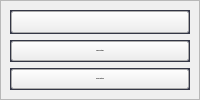
         <widget class="QWidget" name="settingsPage">
          <layout class="QHBoxLayout" name="horizontalLayout_8">
           <property name="spacing">
            <number>0</number>
           </property>
           <property name="leftMargin">
            <number>0</number>
           </property>
           <property name="topMargin">
            <number>0</number>
           </property>
           <property name="rightMargin">
            <number>0</number>
           </property>
           <property name="bottomMargin">
            <number>0</number>
           </property>
           <item>
            <widget class="QFrame" name="settingsPageFrame">
             <property name="styleSheet">
              <string notr="true"/>
             </property>
             <property name="frameShape">
              <enum>QFrame::Shape::StyledPanel</enum>
             </property>
             <property name="frameShadow">
              <enum>QFrame::Shadow::Raised</enum>
             </property>
             <layout class="QVBoxLayout" name="verticalLayout_5">
              <item>
               <widget class="QFrame" name="settingsPageControllerSettingsFrame">
                <property name="styleSheet">
                 <string notr="true">QFrame{
	background-color: #44475A;
}
</string>
                </property>
                <property name="frameShape">
                 <enum>QFrame::Shape::StyledPanel</enum>
                </property>
                <property name="frameShadow">
                 <enum>QFrame::Shadow::Raised</enum>
                </property>
                <layout class="QHBoxLayout" name="horizontalLayout_19">
                 <property name="spacing">
                  <number>0</number>
                 </property>
                 <property name="leftMargin">
                  <number>0</number>
                 </property>
                 <property name="topMargin">
                  <number>0</number>
                 </property>
                 <property name="rightMargin">
                  <number>0</number>
                 </property>
                 <property name="bottomMargin">
                  <number>0</number>
                 </property>
                 <item>
                  <widget class="QPushButton" name="controllerSettingsButton">
                   <property name="sizePolicy">
                    <sizepolicy hsizetype="Minimum" vsizetype="Expanding">
                     <horstretch>0</horstretch>
                     <verstretch>0</verstretch>
                    </sizepolicy>
                   </property>
                   <property name="styleSheet">
                    <string notr="true">QPushButton{
	image: url(:/controllerImage/Xbox Series Button Icons and Controls/Xbox Series Button Icons and Controls/Control Screen/Solid/Control Solid Inv 4k.png);
}
</string>
                   </property>
                   <property name="text">
                    <string/>
                   </property>
                  </widget>
                 </item>
                </layout>
               </widget>
              </item>
              <item>
               <widget class="QFrame" name="settingsPageCameraSettingsFrame">
                <property name="styleSheet">
                 <string notr="true">QFrame{
	background-color: #44475A;
}
</string>
                </property>
                <property name="frameShape">
                 <enum>QFrame::Shape::StyledPanel</enum>
                </property>
                <property name="frameShadow">
                 <enum>QFrame::Shadow::Raised</enum>
                </property>
                <layout class="QHBoxLayout" name="horizontalLayout_75">
                 <property name="spacing">
                  <number>0</number>
                 </property>
                 <property name="leftMargin">
                  <number>0</number>
                 </property>
                 <property name="topMargin">
                  <number>0</number>
                 </property>
                 <property name="rightMargin">
                  <number>0</number>
                 </property>
                 <property name="bottomMargin">
                  <number>0</number>
                 </property>
                 <item>
                  <widget class="QPushButton" name="cameraSettingsButton">
                   <property name="sizePolicy">
                    <sizepolicy hsizetype="Minimum" vsizetype="Expanding">
                     <horstretch>0</horstretch>
                     <verstretch>0</verstretch>
                    </sizepolicy>
                   </property>
                   <property name="font">
                    <font>
                     <pointsize>-1</pointsize>
                     <bold>true</bold>
                    </font>
                   </property>
                   <property name="text">
                    <string>Camera Settings</string>
                   </property>
                  </widget>
                 </item>
                </layout>
               </widget>
              </item>
              <item>
               <widget class="QFrame" name="settingsPageGeneralSettingsFrame">
                <property name="styleSheet">
                 <string notr="true">QFrame{
	background-color: #44475A;
}
</string>
                </property>
                <property name="frameShape">
                 <enum>QFrame::Shape::StyledPanel</enum>
                </property>
                <property name="frameShadow">
                 <enum>QFrame::Shadow::Raised</enum>
                </property>
                <layout class="QHBoxLayout" name="horizontalLayout_18">
                 <property name="spacing">
                  <number>0</number>
                 </property>
                 <property name="leftMargin">
                  <number>0</number>
                 </property>
                 <property name="topMargin">
                  <number>0</number>
                 </property>
                 <property name="rightMargin">
                  <number>0</number>
                 </property>
                 <property name="bottomMargin">
                  <number>0</number>
                 </property>
                 <item>
                  <widget class="QPushButton" name="generalSettingsButton">
                   <property name="sizePolicy">
                    <sizepolicy hsizetype="Minimum" vsizetype="Expanding">
                     <horstretch>0</horstretch>
                     <verstretch>0</verstretch>
                    </sizepolicy>
                   </property>
                   <property name="font">
                    <font>
                     <pointsize>-1</pointsize>
                     <bold>true</bold>
                    </font>
                   </property>
                   <property name="text">
                    <string>General Settings</string>
                   </property>
                  </widget>
                 </item>
                </layout>
               </widget>
              </item>
             </layout>
            </widget>
           </item>
          </layout>
         </widget>
